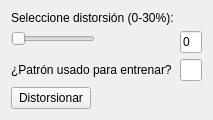
          <widget class="QWidget" name="formLayoutWidget_4">
           <property name="geometry">
            <rect>
             <x>199</x>
             <y>99</y>
             <width>211</width>
             <height>120</height>
            </rect>
           </property>
           <layout class="QFormLayout" name="formLayout_6">
            <item row="0" column="0">
             <widget class="QLabel" name="label_2">
              <property name="text">
               <string>Seleccione distorsión (0-30%):</string>
              </property>
             </widget>
            </item>
            <item row="1" column="1">
             <widget class="QLineEdit" name="lineEdit_sliderprobar1">
              <property name="font">
               <font>
                <pointsize>9</pointsize>
               </font>
              </property>
              <property name="text">
               <string>0</string>
              </property>
              <property name="readOnly">
               <bool>true</bool>
              </property>
             </widget>
            </item>
            <item row="2" column="0">
             <widget class="QLabel" name="label_6">
              <property name="font">
               <font>
                <family>Ubuntu</family>
               </font>
              </property>
              <property name="toolTip">
               <string>&lt;html&gt;&lt;head/&gt;&lt;body&gt;&lt;p&gt;Indica si el patrón representado por la matriz de pixeles fué usado para entrenar la red seleccionada&lt;/p&gt;&lt;/body&gt;&lt;/html&gt;</string>
              </property>
              <property name="text">
               <string>¿Patrón usado para entrenar?</string>
              </property>
             </widget>
            </item>
            <item row="2" column="1">
             <widget class="QLineEdit" name="lineEdit_usado">
              <property name="font">
               <font>
                <pointsize>9</pointsize>
               </font>
              </property>
              <property name="toolTip">
               <string>&lt;html&gt;&lt;head/&gt;&lt;body&gt;&lt;p&gt;Indica si el patrón representado por la matriz de pixeles fué usado para entrenar la red seleccionada&lt;/p&gt;&lt;/body&gt;&lt;/html&gt;</string>
              </property>
              <property name="readOnly">
               <bool>true</bool>
              </property>
             </widget>
            </item>
            <item row="3" column="0">
             <widget class="QPushButton" name="pushButton_distorsionar">
              <property name="toolTip">
               <string>&lt;html&gt;&lt;head/&gt;&lt;body&gt;&lt;p&gt;Distorsiona la letra dibujada en la matriz de pixeles, en el porcentaje indicado con el slider&lt;/p&gt;&lt;/body&gt;&lt;/html&gt;</string>
              </property>
              <property name="text">
               <string>Distorsionar</string>
              </property>
             </widget>
            </item>
            <item row="1" column="0">
             <widget class="QSlider" name="horizontalSlider_probar1patron">
              <property name="minimum">
               <number>0</number>
              </property>
              <property name="maximum">
               <number>30</number>
              </property>
              <property name="orientation">
               <enum>Qt::Horizontal</enum>
              </property>
             </widget>
            </item>
           </layout>
          </widget>
